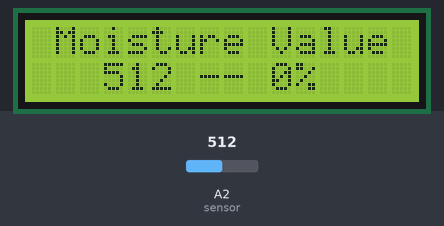
A sketch run on a simulated Arduino Uno, built with avr-gcc and run on an emulated ATmega328P. Parts: 16×2 character LCD. The test bench sets the inputs (shaded band); at power-on: A2 (sensor) = 512. What the sketch prints to the serial monitor is not drawn.

Above: at 1.2 s.
1.3 s: A2 (sensor) set to 716
At 1.9 s:
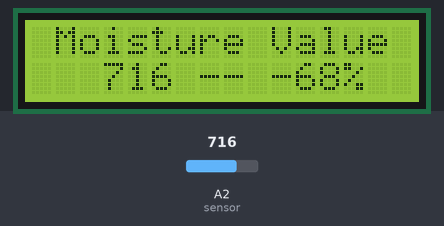
2.8 s: A2 (sensor) set to 528
At 3.6 s:
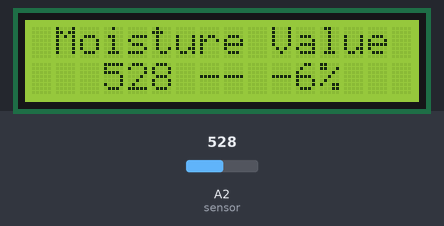
4.3 s: A2 (sensor) set to 496
At 5.1 s:
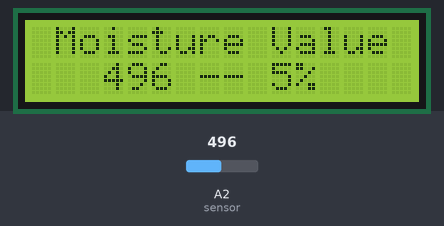
Timing chart, 0 to 7.3 s (numbered marks = the images above; inputs shaded):
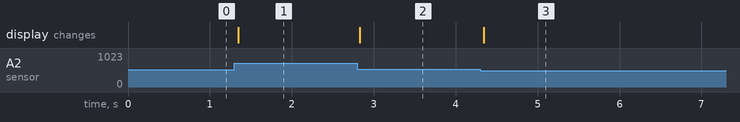

Measured:
- after the input at 1.3 s, the display: changes after 0.05 s (image 1)
- after the input at 2.8 s, the display: changes at once (image 2)
- after the input at 4.3 s, the display: changes at once (image 3)

The sketch:

Capacitive_Soil_Moisture_Sensor_Code.ino
```cpp
#include<LiquidCrystal_I2C.h>;
LiquidCrystal_I2C lcd (0x27, 16,2);
#define sensor A2
#define wet 210
#define dry 510


void setup() {
  Serial.begin(9600);
  lcd.init();
  lcd.backlight();

  // put your setup code here, to run once:

}

void loop() {
  int value=analogRead(sensor);
  Serial.println(value);
  lcd.setCursor(1,0);
  lcd.print("Moisture Value");
  lcd.setCursor(3,1);
  lcd.print(value);
  lcd.print(" ");
  lcd.setCursor(7,1);
  lcd.print("--");
  int pre = map (value,wet,dry,100,0);
  lcd.setCursor(10,1);
  lcd.print(pre);
  lcd.print("%");
  lcd.print(" ");
  // put your main code here, to run repeatedly:

}
```
